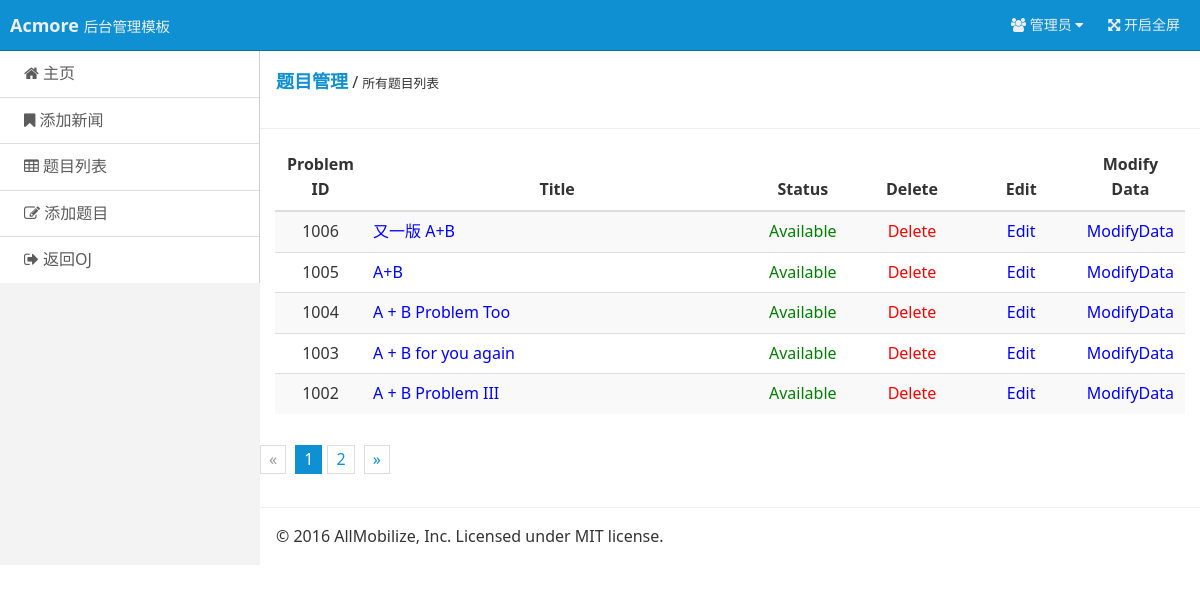
Before: /Web/version_1/index.php/admin/problem_list with the older database file.
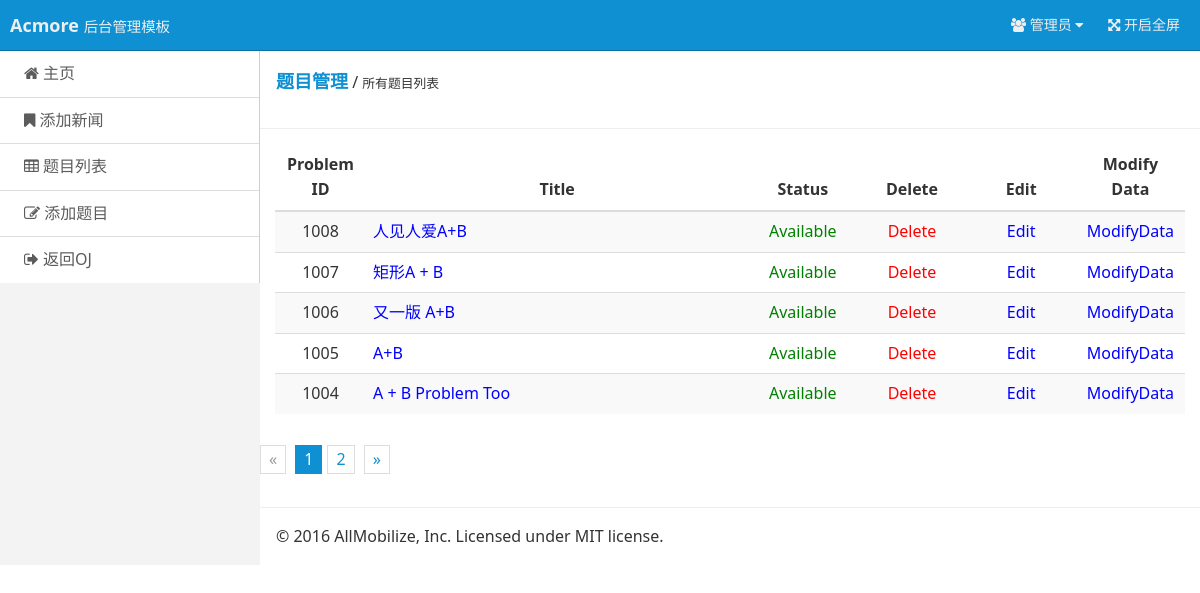
After: the same page with the newer database file.
### tables this page shows
CREATE TABLE `problems` (
  `problem_id` int(11) NOT NULL auto_increment,
  `title` varchar(200) NOT NULL,
  `java_time` int(11) NOT NULL default '2000',
  `other_time` int(11) NOT NULL default '1000',
  `java_mem` int(11) NOT NULL default '65536',
  `other_mem` int(11) NOT NULL default '32768',
  `description` text NOT NULL,
  `input` text NOT NULL,
  `output` text NOT NULL,
  `sample_input` text NOT NULL,
  `sample_output` text NOT NULL,
  `hint` text,
  `author` text,
  `sample_program` text,
  `visiable` char(1) NOT NULL default 'Y',
  `total_submit` int(11) NOT NULL default '0',
  `accept_submit` int(11) NOT NULL default '0',
  PRIMARY KEY  (`problem_id`)
);

### Web/version_1/application/controllers/admin/Problem_list.php (called while the page is built, shortened)
<?php
class Problem_list extends CI_Controller {
	public function __construct() {
		$this->load->library('session');
		$this->load->helper('url');
	}
	public function index() {
		$this->load->model('problem_model');
		$_SESSION['max_pid'] = $this->problem_model->get_max_problem_id();
		$this->page($_SESSION['max_pid']);
	}
	public function page($head) {
		$this->load->model('problem_model');
		$data['title'] = "Problem List";
		$data['head']  = $head;
		$data['page_cnt'] = 5;
		$data['problems'] = $this->problem_model->get_problem($head - $data['page_cnt'] + 1, $head + 1, "DESC");
		$this->load->view('admin/header', $data);
		$this->load->view('admin/p_problem_list', $data);
		$this->load->view('admin/footer');
	}
}

### Web/version_1/index.php (called while the page is built, shortened)
<?php
require_once BASEPATH.'core/CodeIgniter.php';

### Web/version_1/application/models/Problem_model.php (called while the page is built, shortened)
<?php
class Problem_model extends CI_Model {
	public function get_problem($lower_bound_id, $upper_bound_id, $order="ASC") {
		$problems = array();
		$sql = "
			SELECT problem_id, title, accept_submit, total_submit,visiable
			FROM problems
			WHERE problem_id >= $lower_bound_id AND problem_id < $upper_bound_id
			ORDER BY problem_id $order";
		$query = $this->db->query($sql);
		if ($query && $query->num_rows() > 0) {
			foreach ($query->result_array() as $row) {
				$p = array();
				$p["title"] 	= $this->trans_to_php_fmt($row["title"]);
				$p["accept"] 	= $this->trans_to_php_fmt($row["accept_submit"]);
				$p["total"] 	= $this->trans_to_php_fmt($row["total_submit"]);
				$p["visiable"] 	= $this->trans_to_php_fmt($row["visiable"]);
				$problems[$row["problem_id"]] = $p;
			}
		}
		return $problems;
	}
	public function get_max_problem_id() {
		$sql = "
			SELECT MAX(problem_id) as max_id
			FROM problems ";
		$query = $this->db->query($sql);
		return $query->row()->max_id;
	}
	function trans_to_php_fmt($str) {
		return stripslashes($str);
	}
}

### Web/version_1/application/views/admin/p_problem_list.php (the view, shortened to what this page needs)
<?php
function add_problem($problems) {
	$str = "";
	foreach ($problems as $key=>$value) {
		$str .= "<tr>";
		$str .= "<td align=\"center\">$key</td>"
				."<td><a href=\"" .base_url() ."index.php/problem/show_problem/$key\"><font color=blue>".$value["title"] ."<font></a></td>"
				."<td align=\"center\"><a href=" .base_url() ."index.php/admin/problem_list/change_visiable/$key/".$value['visiable'].">" .($value['visiable']=='Y' ? '<font color="green">Available</font>' : '<font color="red">Reserved</font>') ."</a></td>"
				."<td align=\"center\"><a href=" .base_url() ."index.php/admin/problem_list/delete_problem/$key>" ."<font color=red>Delete</font></a></td>"
				."<td align=\"center\"><a href=" .base_url() ."index.php/admin/problem/edit_problem/$key>" ."<font color=blue>Edit</font></a></td>"
				."<td align=\"center\"><a href=" .base_url() ."index.php/admin/problem/modify_data/$key>" ."<font color=blue>ModifyData</font></a></td>";
		$str .= "</tr>";
	}
	echo $str;
}
function add_page($head, $page_cnt) {
	$str = "";
	$index = 1;
	for ($i = $_SESSION['max_pid']; $i >= 1000; $i -= $page_cnt) {
		$str .= "<li" .($i==$head ? " class=am-active" : "") ."><a href=" .base_url() ."index.php/admin/problem_list/page/$i>$index</a></li>";
		$index += 1;
	}
	echo $str;
}
?>
<div class="am-cf am-padding">
  <div class="am-fl am-cf"><strong class="am-text-primary am-text-lg">题目管理</strong> / <small>所有题目列表</small></div>
</div>
<hr>
<div class="am-g">
  <div class="am-u-sm-12">
    <table class="am-table am-table-bd am-table-striped admin-content-table">
      <thead>
        <tr>
          <th width="10%">Problem ID</th>
          <th width="42%">Title</th>
          <th width="12%">Status</th>
          <th width="12%">Delete</th>
          <th width="12%">Edit</th>
          <th width="12%">Modify Data</th>
        </tr>
      </thead>
      <tbody>
        <?php add_problem($problems);?>
      </tbody>
    </table>
  </div>
</div>
<ul class="am-pagination am-fl admin-content-pagination">
  <li <?php if ($head >= $_SESSION['max_pid']) echo " class=am-disabled";?>><a href="<?php echo base_url()?>index.php/admin/problem_list/page/<?php echo ($head+$page_cnt);?>">&laquo;</a></li>
  <?php add_page($head, $page_cnt);?>
  <li <?php if ($head < 1000+$page_cnt) echo " class=am-disabled";?>><a href="<?php echo base_url()?>index.php/admin/problem_list/page/<?php echo ($head-$page_cnt);?>">&raquo;</a></li>
</ul>
<br><br><br>

Changed rows visible on the page:
no longer on this page (row edited): problems: key "1003", title "A + B for you again", visiable "Available"
no longer on this page (row edited): problems: key "1002", title "A + B Problem III", visiable "Available"
added problems: key "1008", title "人见人爱A+B", visiable "Available"
added problems: key "1007", title "矩形A + B", visiable "Available"
